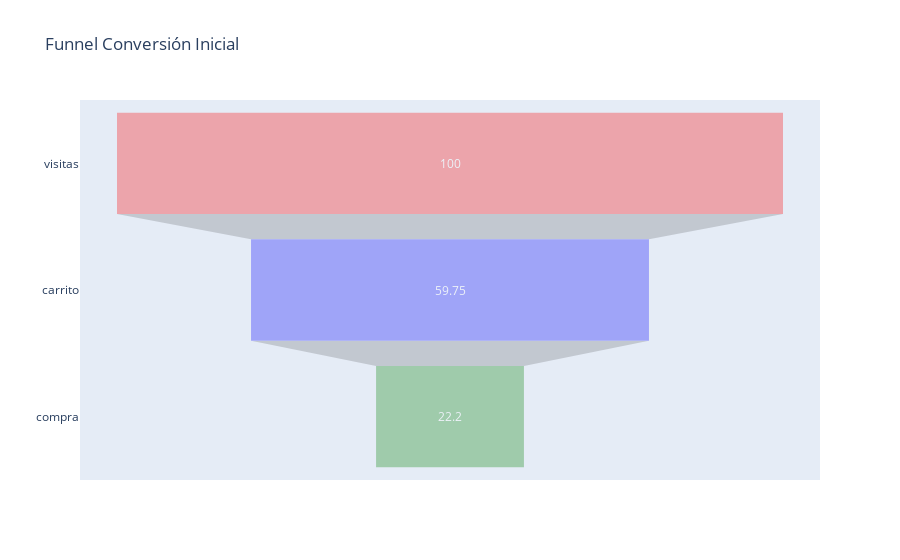

Notebook source saved alongside this figure:
### Code cell
#Ejecutamos

funnel_analytics(df.evento)

### Figure 1 — Plotly figure (JSON) as saved in the notebook; plotly's stock layout.template omitted (floating-point values rounded to 4 significant figures)
{"data": [{"marker": {"color": ["red", "blue", "green"]}, "opacity": 0.3, "type": "funnel", "x": [100, 59.75, 22.2], "y": ["visitas", "carrito", "compra"]}], "layout": {"title": {"text": "Funnel Conversión Inicial"}}}
